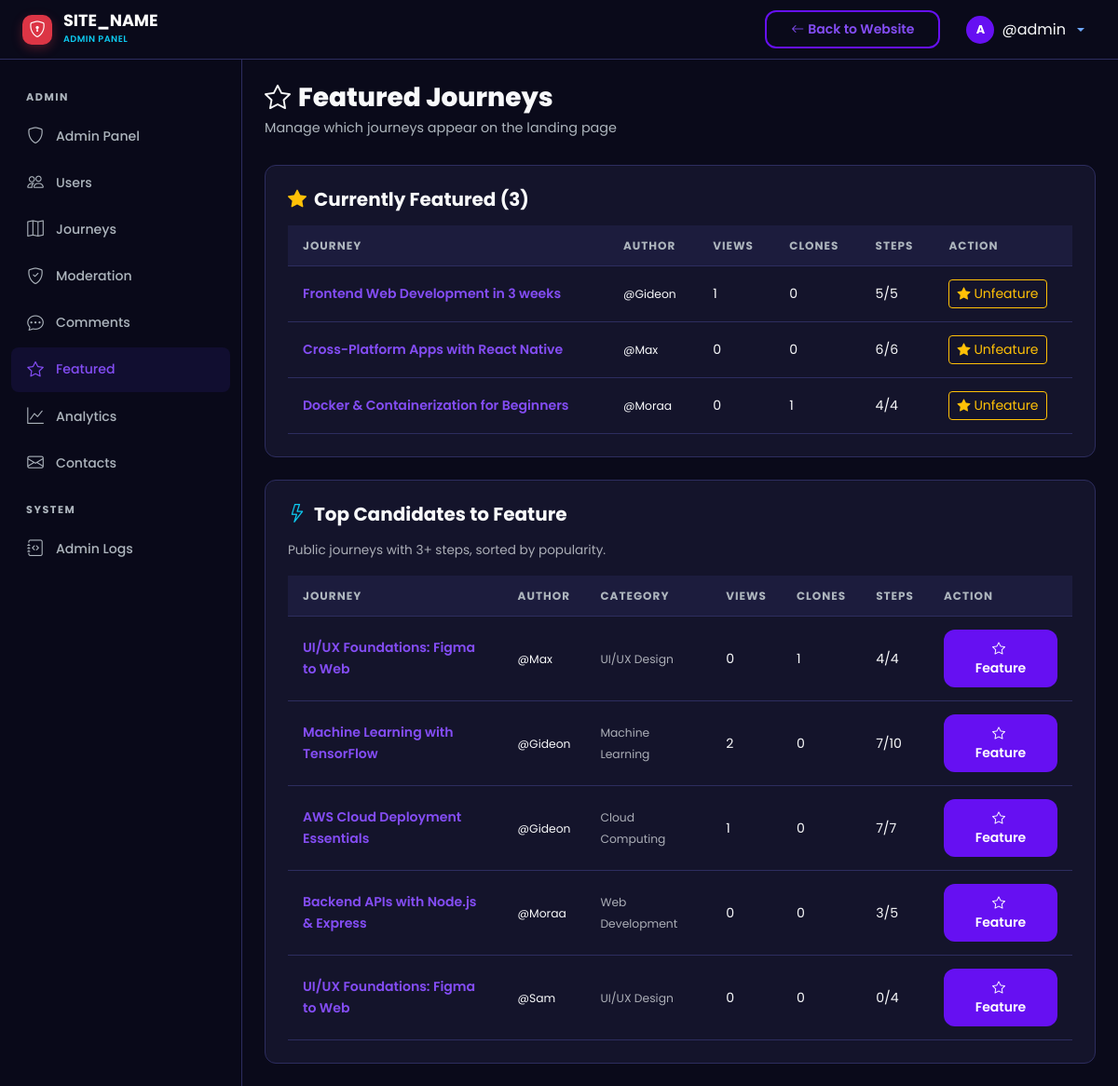
Before: /admin/featured.php (signed in) with the older database file.
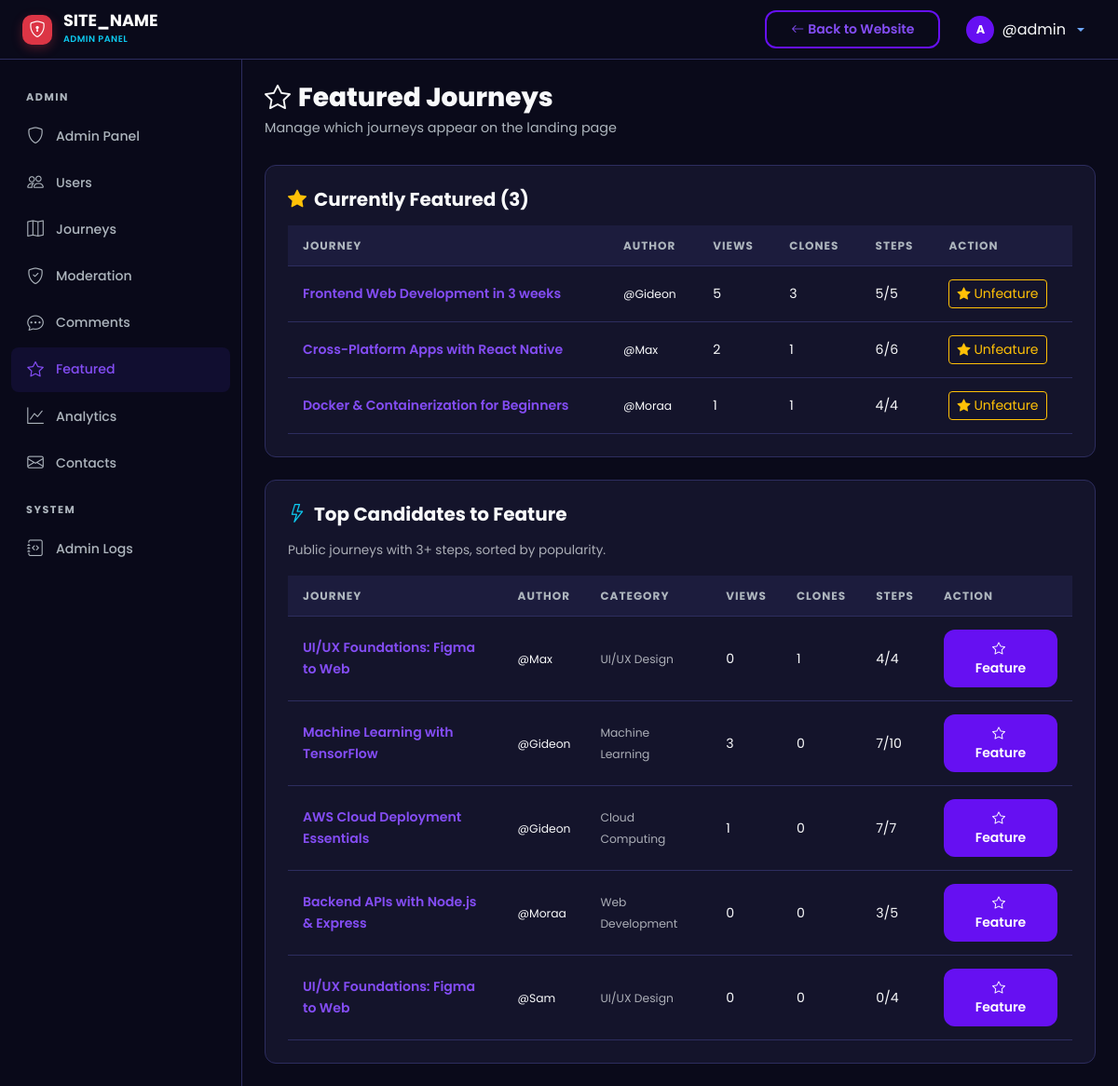
After: the same page with the newer database file.
### tables this page shows
CREATE TABLE `journeys` (
  `id` int UNSIGNED NOT NULL,
  `user_id` int UNSIGNED NOT NULL,
  `title` varchar(255) NOT NULL,
  `slug` varchar(255) NOT NULL,
  `description` text,
  `category_id` int UNSIGNED DEFAULT NULL,
  `visibility` enum('public','private') NOT NULL DEFAULT 'public',
  `status` enum('active','completed','archived') NOT NULL DEFAULT 'active',
  `is_featured` tinyint(1) NOT NULL DEFAULT '0',
  `total_steps` int UNSIGNED NOT NULL DEFAULT '0',
  `completed_steps` int UNSIGNED NOT NULL DEFAULT '0',
  `clone_count` int UNSIGNED NOT NULL DEFAULT '0',
  `view_count` int UNSIGNED NOT NULL DEFAULT '0',
  `created_at` datetime NOT NULL DEFAULT CURRENT_TIMESTAMP,
  `updated_at` datetime NOT NULL DEFAULT CURRENT_TIMESTAMP ON UPDATE CURRENT_TIMESTAMP
);

CREATE TABLE `users` (
  `id` int UNSIGNED NOT NULL,
  `username` varchar(50) NOT NULL,
  `email` varchar(255) NOT NULL,
  `password_hash` varchar(255) NOT NULL,
  `full_name` varchar(100) NOT NULL,
  `avatar` varchar(255) DEFAULT 'default-avatar.png',
  `bio` text,
  `role` enum('user','admin') NOT NULL DEFAULT 'user',
  `is_active` tinyint(1) NOT NULL DEFAULT '1',
  `current_streak` int UNSIGNED NOT NULL DEFAULT '0',
  `longest_streak` int UNSIGNED NOT NULL DEFAULT '0',
  `last_activity_date` date DEFAULT NULL,
  `created_at` datetime NOT NULL DEFAULT CURRENT_TIMESTAMP,
  `updated_at` datetime NOT NULL DEFAULT CURRENT_TIMESTAMP ON UPDATE CURRENT_TIMESTAMP
);

CREATE TABLE `categories` (
  `id` int UNSIGNED NOT NULL,
  `name` varchar(100) NOT NULL,
  `slug` varchar(100) NOT NULL,
  `icon` varchar(50) DEFAULT 'bi-folder',
  `created_at` datetime NOT NULL DEFAULT CURRENT_TIMESTAMP
);

### includes/helpers.php (called while the page is built, shortened)
<?php
function generateCSRFToken(): string {
    return $_SESSION['csrf_token'];
}
function sanitize(?string $input): string {
    return htmlspecialchars(trim($input), ENT_QUOTES, 'UTF-8');
}
function truncateText(string $text, int $length = 150): string {
    if (mb_strlen($text) <= $length) return $text;
    return mb_substr($text, 0, $length) . '...';
}

### admin/featured.php (the view, shortened to what this page needs)
<?php
require_once __DIR__ . '/includes/admin_header.php';
$db = getDB();
$featured = $db->query("SELECT j.*, u.username, c.name AS category_name
    FROM journeys j JOIN users u ON j.user_id = u.id LEFT JOIN categories c ON j.category_id = c.id
    WHERE j.is_featured = 1 ORDER BY j.view_count DESC")->fetchAll();
$candidates = $db->query("SELECT j.*, u.username, c.name AS category_name
    FROM journeys j JOIN users u ON j.user_id = u.id LEFT JOIN categories c ON j.category_id = c.id
    WHERE j.is_featured = 0 AND j.visibility = 'public' AND j.total_steps >= 3
    ORDER BY j.clone_count DESC, j.view_count DESC LIMIT 10")->fetchAll();
?>
<div class="st-page-header">
    <h1 class="st-page-title"><i class="bi bi-star me-2"></i>Featured Journeys</h1>
    <p class="st-page-subtitle">Manage which journeys appear on the landing page</p>
</div>
<div class="st-card mb-4">
    <h5 class="fw-bold mb-3"><i class="bi bi-star-fill text-warning me-2"></i>Currently Featured (<?= count($featured) ?>)</h5>
    <?php if (empty($featured)): ?>
        <p class="text-muted">No featured journeys. Feature some from the list below!</p>
    <?php else: ?>
        <div class="table-responsive">
            <table class="st-table">
                <thead><tr><th>Journey</th><th>Author</th><th>Views</th><th>Clones</th><th>Steps</th><th>Action</th></tr></thead>
                <tbody>
                    <?php foreach ($featured as $j): ?>
                    <tr>
                        <td><a href="<?= SITE_URL ?>/journey/view.php?id=<?= $j['id'] ?>" class="fw-semibold text-decoration-none"><?= sanitize($j['title']) ?></a></td>
                        <td><small><?= sanitize($j['username']) ?></small></td>
                        <td><?= number_format($j['view_count']) ?></td>
                        <td><?= $j['clone_count'] ?></td>
                        <td><?= $j['completed_steps'] ?>/<?= $j['total_steps'] ?></td>
                        <td><a href="<?= SITE_URL ?>/admin/journeys.php?action=toggle_feature&id=<?= $j['id'] ?>&token=<?= generateCSRFToken() ?>" class="btn btn-sm btn-outline-warning"><i class="bi bi-star-fill me-1"></i>Unfeature</a></td>
                    </tr>
                    <?php endforeach; ?>
                </tbody>
            </table>
        </div>
    <?php endif; ?>
</div>
<div class="st-card">
    <h5 class="fw-bold mb-3"><i class="bi bi-lightning me-2 text-info"></i>Top Candidates to Feature</h5>
    <p class="text-muted mb-3" style="font-size:0.85rem;">Public journeys with 3+ steps, sorted by popularity.</p>
    <?php if (empty($candidates)): ?>
        <p class="text-muted">No candidates found.</p>
    <?php else: ?>
        <div class="table-responsive">
            <table class="st-table">
                <thead><tr><th>Journey</th><th>Author</th><th>Category</th><th>Views</th><th>Clones</th><th>Steps</th><th>Action</th></tr></thead>
                <tbody>
                    <?php foreach ($candidates as $j): ?>
                    <tr>
                        <td><a href="<?= SITE_URL ?>/journey/view.php?id=<?= $j['id'] ?>" class="fw-semibold text-decoration-none"><?= sanitize(truncateText($j['title'], 35)) ?></a></td>
                        <td><small><?= sanitize($j['username']) ?></small></td>
                        <td><small class="text-muted"><?= sanitize($j['category_name'] ?? '-') ?></small></td>
                        <td><?= number_format($j['view_count']) ?></td>
                        <td><?= $j['clone_count'] ?></td>
                        <td><?= $j['completed_steps'] ?>/<?= $j['total_steps'] ?></td>
                        <td><a href="<?= SITE_URL ?>/admin/journeys.php?action=toggle_feature&id=<?= $j['id'] ?>&token=<?= generateCSRFToken() ?>" class="btn btn-sm btn-st-primary"><i class="bi bi-star me-1"></i>Feature</a></td>
                    </tr>
                    <?php endforeach; ?>
                </tbody>
            </table>
        </div>
    <?php endif; ?>
</div>
<?php require_once __DIR__ . '/includes/admin_footer.php'; ?>

Changed rows visible on the page:
changed journeys "Frontend Web Development in 3 weeks": view_count "1" → "5"; clone_count "0" → "3"
changed journeys "Cross-Platform Apps with React Native": view_count "0" → "2"; clone_count "0" → "1"
changed journeys "Docker & Containerization for Beginners": view_count "0" → "1"
changed journeys "Machine Learning with TensorFlow": view_count "2" → "3"
